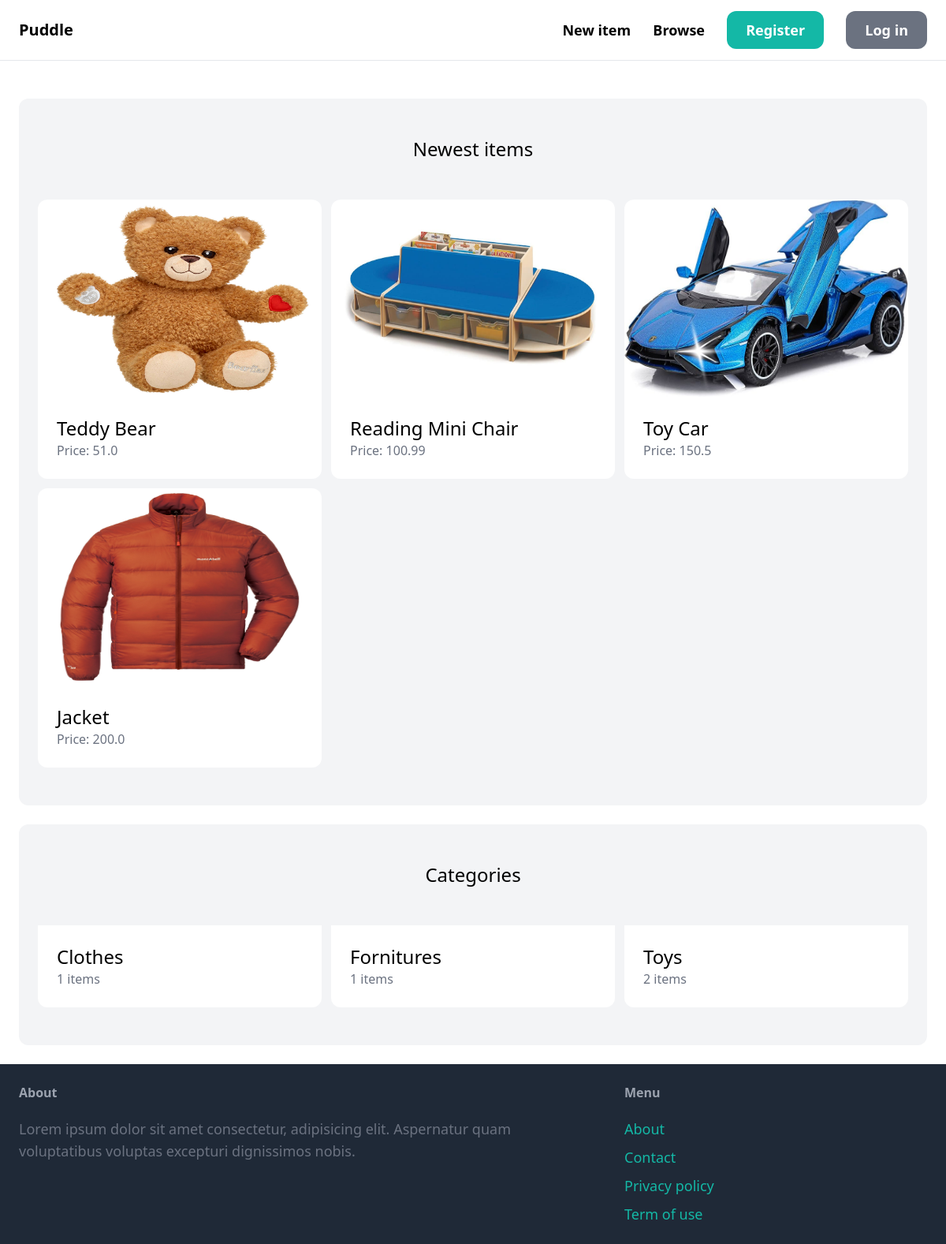
The page / on the database its author committed.
### item/models.py (models this page shows, shortened)
class Item(models.Model):
    category = models.ForeignKey(Category, related_name = 'items', on_delete = models.CASCADE)
    name = models.CharField(max_length = 255)
    description = models.TextField(blank = True, null = True)
    price = models.FloatField()
    image = models.ImageField(upload_to = 'item_images', blank = True, null = True)
    is_sold = models.BooleanField(default = False)
    created_by = models.ForeignKey(User, related_name = 'items', on_delete = models.CASCADE)
    created_at = models.DateTimeField(auto_now_add = True)

class Category(models.Model):
    name = models.CharField(max_length = 255)
    class Meta:
        ordering = ('name',)
        verbose_name_plural = 'Categories'

### core/views.py (the view)
# urls.py: path('', views.index, name='index'),
def index(request):
    items = Item.objects.filter(is_sold = False)[0:6]
    categories = Category.objects.all()
    return render(request, 'core/index.html', {
        'categories': categories,
        'items': items
    })

### core/templates/core/index.html (shortened to what this page needs)
{% extends 'core/base.html' %}
{% block content %}
    <div class="mt-6 px-6 py-12 bg-gray-100 rounded-xl">
        <h2 class="mb-12 text-2xl text-center">Newest items</h2>
        <div class="grid grid-cols-3 gap-3">
            {% for item in items %}
                <div>
                    <a href="{% url 'item:detail' item.id %}">
                        <div>
                            <img src="{{ item.image.url }}" alt="{{ item.name}}" class="rounded-t-xl" style="height: 250px; width: 100%;">
                        </div>
                        <div class="p-6 bg-white rounded-b-xl">
                            <h2 class="text-2xl">{{ item.name }}</h2>
                            <p class="text-gray-500">Price: {{ item.price }}</p>
                        </div>
                    </a>
                </div>
            {% endfor %}
        </div>
    </div>
    <div class="mt-6 px-6 py-12 bg-gray-100 rounded-xl">
        <h2 class="mb-12 text-2xl text-center">Categories</h2>
        <div class="grid grid-cols-3 gap-3">
            {% for category in categories %}
                <div>
                    <a href="#">
                        <div class="p-6 bg-white rounded-b-xl">
                            <h2 class="text-2xl">{{ category.name }}</h2>
                            <p class="text-gray-500">{{ category.items.count }} items</p>
                        </div>
                    </a>
                </div>
            {% endfor %}
        </div>
    </div>
{% endblock %}

### core/templates/core/base.html (shortened to what this page needs)
<!DOCTYPE html>
<html lang="en">
<head>
    <script src="https://cdn.tailwindcss.com"></script>
</head>
<body>
    <nav class="py-6 px-6 flex justify-between items-center border-b border-gray-200">
        <a href="/" class="text-xl font-semibold">Puddle</a>
        <div class="space-x-6">
            <a href="{% url 'item:new' %}" class="text-lg font-semibold hover:text-gray-500">New item</a>
            <a href="{% url 'item:items' %}" class="text-lg font-semibold hover:text-gray-500">Browse</a>
            {% if request.user.is_authenticated %}
            <a href="{% url 'conversation:inbox' %}" class="px-6 py-3 text-lg font-semibold bg-teal-500 text-white rounded-xl hover:bg-teal-700">Inbox</a>
            <a href="{% url 'dashboard:index' %}" class="px-6 py-3 text-lg font-semibold bg-gray-500 text-white rounded-xl hover:bg-gray-700">Dashboard</a>
            {% else %}
            <a href="{% url 'core:signup' %}" class="px-6 py-3 text-lg font-semibold bg-teal-500 text-white rounded-xl hover:bg-teal-700">Register</a>
            <a href="{% url 'core:login' %}" class="px-6 py-3 text-lg font-semibold bg-gray-500 text-white rounded-xl hover:bg-gray-700">Log in</a>
            {% endif %}
        </div>
    </nav>
    <div class="px-6 py-6">
        {% block content %}
        {% endblock %}
    </div>
    <footer class="py-6 px-6 flex justify-between bg-gray-800">
        <div class="w-2/3 pr-10">
            <h3 class="mb-5 font-semibold text-gray-400">About</h3>
            <p class="text-lg text-gray-500">Lorem ipsum dolor sit amet consectetur, adipisicing elit. Aspernatur quam voluptatibus voluptas excepturi dignissimos nobis.</p>
        </div>
        <div class="w-1/3">
            <h3 class="mb-5 font-semibold text-gray-400">Menu</h3>
            <ul class="space-y-2">
                <li><a href="#" class="text-lg text-teal-500 hover:text-teal-700">About</a></li>
                <li><a href="{% url 'core:contact' %}" class="text-lg text-teal-500 hover:text-teal-700">Contact</a></li>
                <li><a href="#" class="text-lg text-teal-500 hover:text-teal-700">Privacy policy</a></li>
                <li><a href="#" class="text-lg text-teal-500 hover:text-teal-700">Term of use</a></li>
            </ul>
        </div>
    </footer>
</body>
</html>

### rows shown on the page
Item: image (picture), name "Teddy Bear", price "51.0"
Item: image (picture), name "Reading Mini Chair", price "100.99"
Item: image (picture), name "Toy Car", price "150.5"
Item: image (picture), name "Jacket", price "200.0"
Category: name "Clothes", items.count "1"
Category: name "Fornitures", items.count "1"
Category: name "Toys", items.count "2"
